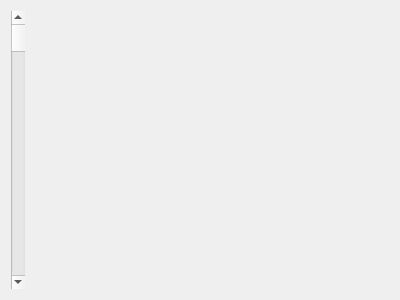
<?xml version="1.0" encoding="UTF-8"?>
<ui version="4.0">
 <class>Form_SpecViewer3</class>
 <widget class="QWidget" name="Form_SpecViewer3">
  <property name="geometry">
   <rect>
    <x>0</x>
    <y>0</y>
    <width>400</width>
    <height>300</height>
   </rect>
  </property>
  <property name="windowTitle">
   <string>Form</string>
  </property>
  <layout class="QHBoxLayout" name="horizontalLayout">
   <item>
    <widget class="QScrollBar" name="verticalScrollBar">
     <property name="orientation">
      <enum>Qt::Orientation::Vertical</enum>
     </property>
    </widget>
   </item>
   <item>
    <widget class="Form_SpecViewer1" name="panel1" native="true"/>
   </item>
   <item>
    <widget class="Form_SpecViewer1" name="panel2" native="true"/>
   </item>
   <item>
    <widget class="Form_SpecViewer1" name="panel3" native="true"/>
   </item>
  </layout>
 </widget>
 <customwidgets>
  <customwidget>
   <class>Form_SpecViewer1</class>
   <extends>QWidget</extends>
   <header>include/form_specviewer1.h</header>
   <container>1</container>
  </customwidget>
 </customwidgets>
 <resources/>
 <connections/>
</ui>
